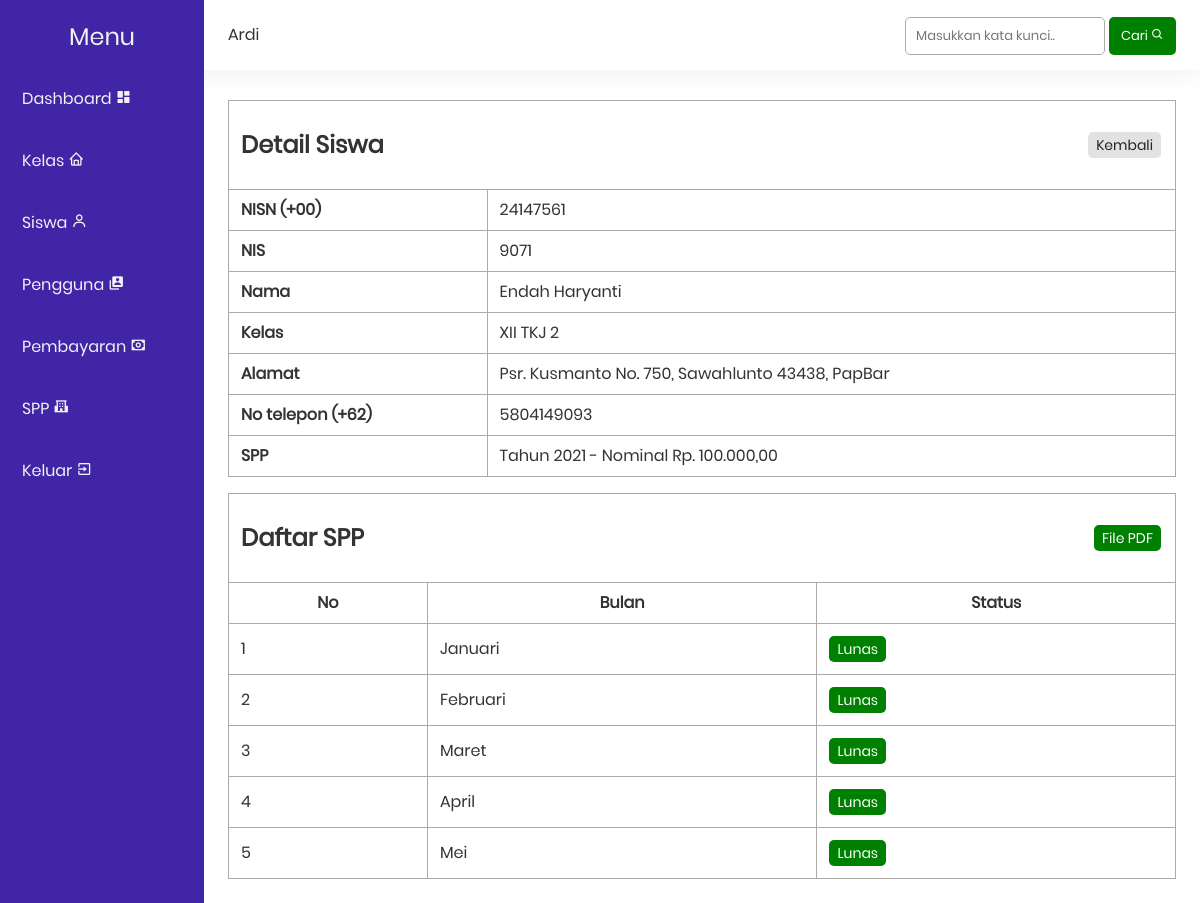
The page /public/student/detail.php?n=24147561 (signed in) on the database its author committed.
### tables this page shows
CREATE TABLE `siswa` (
  `nisn` bigint(10) NOT NULL,
  `nis` bigint(8) NOT NULL,
  `nama` varchar(35) NOT NULL,
  `id_kelas` int(11) NOT NULL,
  `alamat` text NOT NULL,
  `no_telepon` bigint(12) NOT NULL,
  `id_spp` int(11) NOT NULL
);

CREATE TABLE `kelas` (
  `id` int(11) NOT NULL,
  `kelas` varchar(10) NOT NULL,
  `kompetensi_keahlian` varchar(50) NOT NULL
);

CREATE TABLE `spp` (
  `id` int(11) NOT NULL,
  `tahun` int(11) NOT NULL,
  `nominal` int(11) NOT NULL
);

### functions.php (called while the page is built, shortened)
<?php
$conn = mysqli_connect("localhost", "root", "", "db_spp_88");
function query($query)
{
    global $conn;
    $result = mysqli_query($conn, $query);
    $rows = [];
    while ($row = mysqli_fetch_assoc($result)) {
        $rows[] = $row;
    }
    return $rows;
}
function rupiah($money)
{
    return number_format($money, 2, ',', '.');
}
function month()
{
    $month = [
        'Januari',
        'Februari',
        'Maret',
        'April',
        'Mei',
        'Juni',
        'Juli',
        'Agustus',
        'September',
        'Oktober',
        'November',
        'Desember'
    ];
    return $month;
}

### public/student/detail.php (the view, shortened to what this page needs)
<?php
include_once('../layout/navbar.php');
include_once('../layout/sidebar.php');
$nisn = $_GET['n'] == '' ? header('Location: index.php') : $_GET['n'];
$siswa = query("SELECT * FROM siswa
                JOIN kelas ON siswa.id_kelas = kelas.id
                JOIN spp ON siswa.id_spp = spp.id
                WHERE nisn = $nisn")[0];
$pembayaran = query("SELECT * FROM pembayaran WHERE pembayaran.nisn = $nisn");
$bulan = month();
$bulanBayar = [];
foreach ($pembayaran as $p) {
    $bulanBayar[] = $p['bulan_dibayar'];
}
$minus = 12 - count($pembayaran);
for ($i = 0; $i < $minus; $i++) {
    $bulanBayar[] = '';
}
$no = 1;
?>
<table class="table">
    <tr>
        <td colspan="2">
            <span id="action">
                <h2>Detail Siswa</h2>
                <a href="index.php" class="badge grey">Kembali</a>
            </span>
        </td>
    </tr>
    <tr>
        <td class="text-bold">NISN (+00)</td>
        <td><?= $siswa['nisn']; ?></td>
    </tr>
    <tr>
        <td class="text-bold">NIS</td>
        <td><?= $siswa['nis']; ?></td>
    </tr>
    <tr>
        <td class="text-bold">Nama</td>
        <td><?= $siswa['nama']; ?></td>
    </tr>
    <tr>
        <td class="text-bold">Kelas</td>
        <td><?= $siswa['kelas']; ?></td>
    </tr>
    <tr>
        <td class="text-bold">Alamat</td>
        <td><?= $siswa['alamat']; ?></td>
    </tr>
    <tr>
        <td class="text-bold">No telepon (+62)</td>
        <td><?= $siswa['no_telepon']; ?></td>
    </tr>
    <tr>
        <td class="text-bold">SPP</td>
        <td>Tahun <?= $siswa['tahun']; ?> - Nominal Rp. <?= rupiah($siswa['nominal']); ?></td>
    </tr>
</table>
<br>
<table class="table">
    <tr>
        <td colspan="8">
            <span id="action">
                <h2>Daftar SPP</h2>
                <span>
                    <a href="pdf_spp.php?n=<?= $nisn ?>" class="badge green">File PDF</a>
                </span>
            </span>
        </td>
    </tr>
    <tr>
        <th>No</th>
        <th>Bulan</th>
        <th>Status</th>
    </tr>
    <?php for ($i = 0; $i < $minus; $i++) : ?>
        <tr>
            <td><?= $no++; ?></td>
            <td><?= $bulan[$i]; ?></td>
            <td>
                <?php switch ($bulan[$i]) {
                    case $bulan[$i] == $bulanBayar[0]:
                        echo "<div class='badge green'>Lunas<div>";
                        break;
                    case $bulan[$i] == $bulanBayar[1]:
                        echo "<div class='badge green'>Lunas<div>";
                        break;
                    case $bulan[$i] == $bulanBayar[2]:
                        echo "<div class='badge green'>Lunas<div>";
                        break;
                    case $bulan[$i] == $bulanBayar[3]:
                        echo "<div class='badge green'>Lunas<div>";
                        break;
                    case $bulan[$i] == $bulanBayar[4]:
                        echo "<div class='badge green'>Lunas<div>";
                        break;
                }
                ?>
            </td>
        </tr>
    <?php endfor; ?>
</table>
<?php include_once('../layout/footer.php'); ?>

### style.css (style rules this page uses)
html, body, div, span, applet, object, iframe, blockquote, pre, abbr, acronym, address, big, cite, code, del, dfn, em, img, ins, kbd, q, s, samp, small, strike, strong, sub, sup, tt, var, b, u, i, a, p, center, dl, dt, dd, ol, ul, li, fieldset, form, label, legend, table, caption, tbody, tfoot, thead, tr, td, article, aside, canvas, details, embed, figure, figcaption, footer, header, hgroup, menu, nav, output, ruby, section, summary, time, mark, audio, video { margin: 0; padding: 0; border: 0; font-size: 100%; font: inherit; vertical-align: baseline; font-family: "Poppins", Arial, Helvetica, sans-serif; }
body { line-height: 1; }
html { scroll-behavior: smooth; }
a { text-decoration: none; }
h1, h2, h3, h4, h5, h6, p, td, th, a, label { color: #333; }
.table { border-collapse: collapse; border-spacing: 10px; width: 100%; }
.table td, .table th { border: 1px solid#aaa; padding: 12px; }
.badge { padding: 6px 8px; display: inline-block; font-size: 14px; text-align: center; box-sizing: border-box; border-radius: 5px; margin-right: 2px; }
.green { color: white; background-color: green; }
.grey { color: #222; background-color: #e2e2e2; }
.text-bold { font-weight: bold; }
#action { display: flex; width: 100%; align-items: center; align-content: center; justify-content: space-between; }

### rows shown on the page
siswa: nisn "24147561", nis "9071", nama "Endah Haryanti", id_kelas.kelas "XII TKJ 2", alamat "Psr. Kusmanto No. 750, Sawahlunto 43438, PapBar", no_telepon "5804149093", id_spp.tahun "2021", id_spp.nominal "100.000,00"

### other values the page prints
$_SESSION["name"] "Ardi"
$bulan[$i] "Januari"
$bulan[$i] "Februari"
$bulan[$i] "Maret"
$bulan[$i] "April"
$bulan[$i] "Mei"
